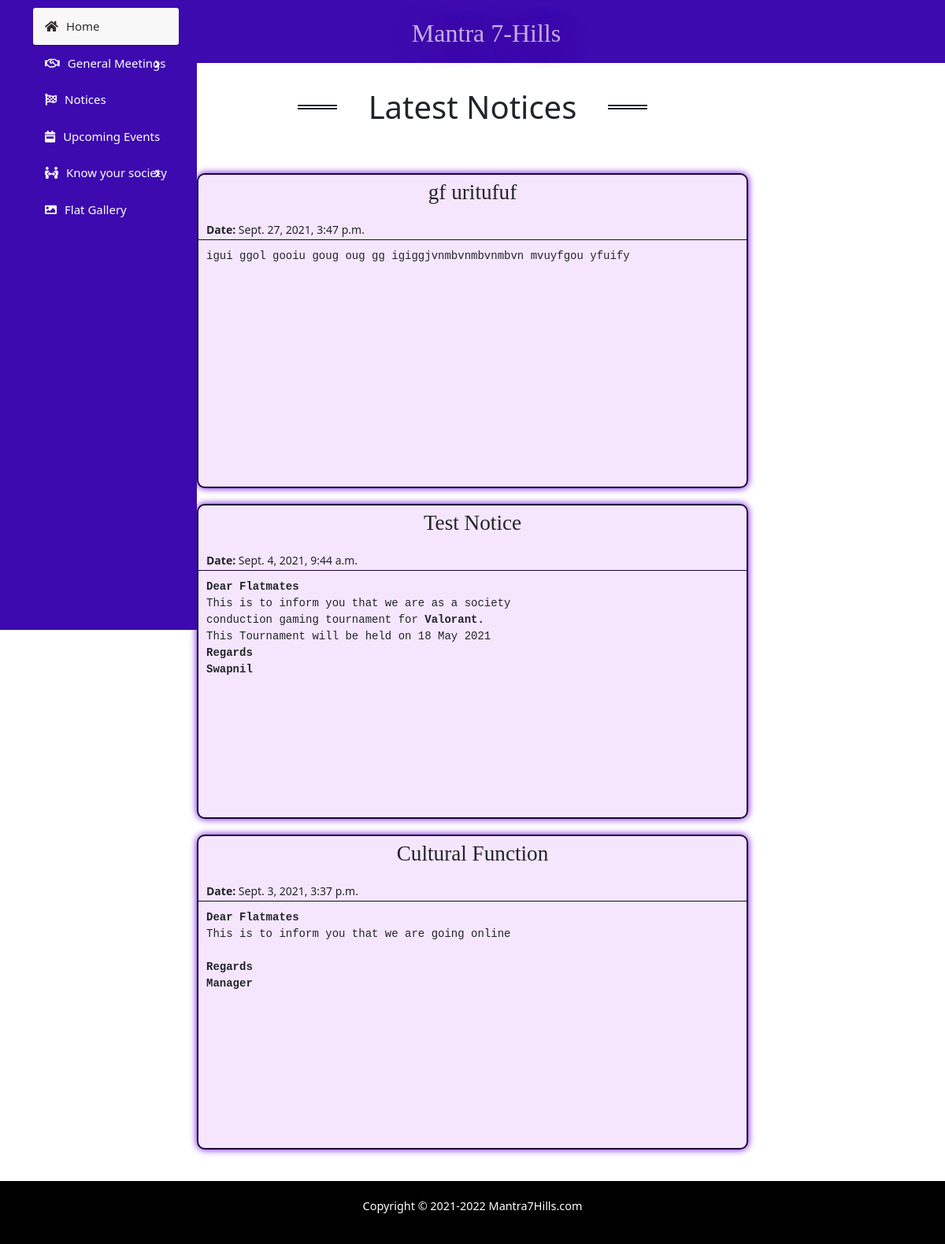
The page /notices/ on the database as committed earlier.
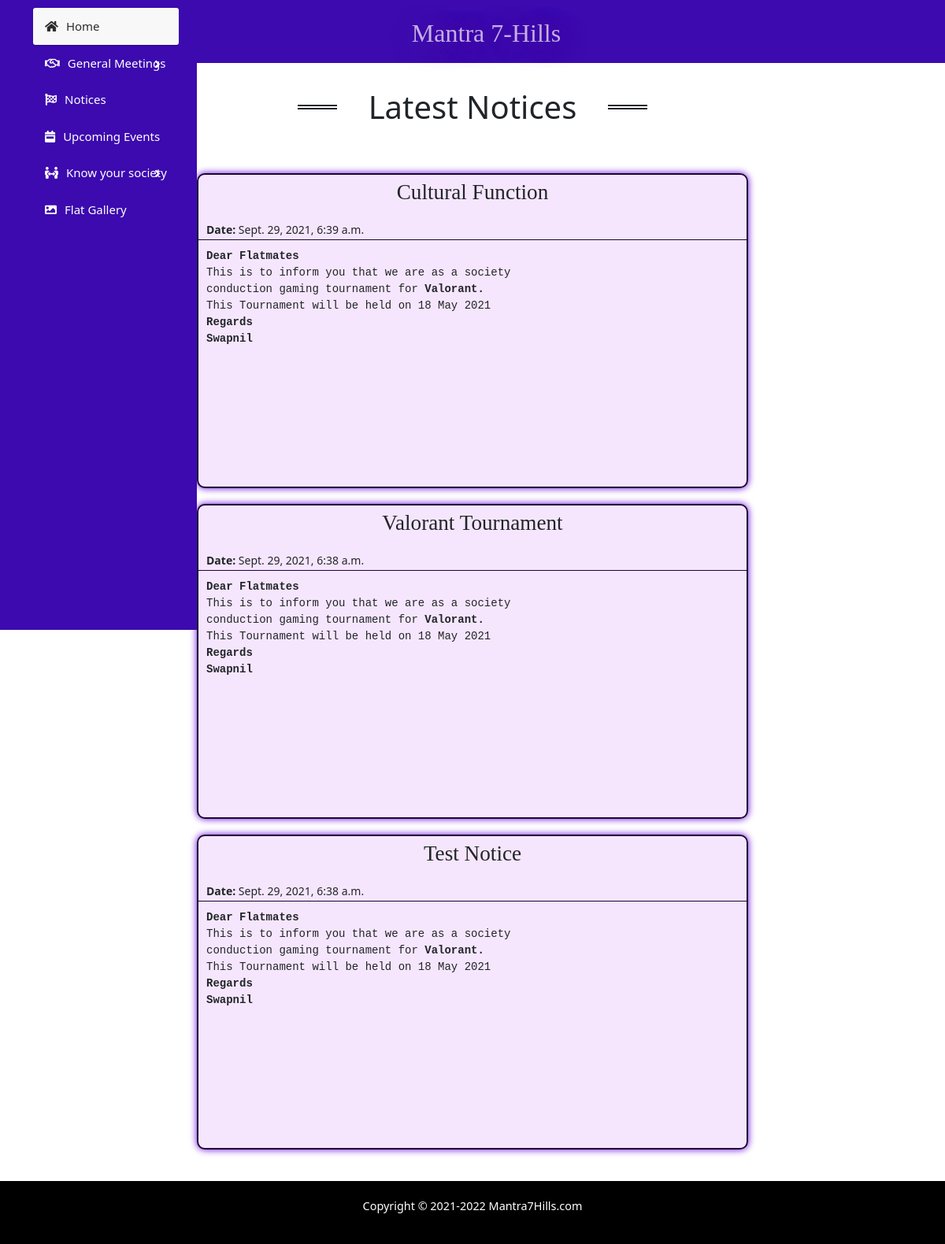
The same page on the database as committed later.
### home/models.py (models this page shows)
class Notice(models.Model):
    created_at = models.DateTimeField(auto_now_add=True)
    updated_at = models.DateTimeField(auto_now=True)
    heading = models.CharField(max_length=100)
    description = models.TextField(max_length=1000)

### home/views.py (the view)
# urls.py: path("notices/",notices,name="notices"),
def notices(request):
    notices = Notice.objects.all().order_by('-updated_at')
    if(len(notices)==0):
        messages.info(request,"no notices for now.")
        return render(request,'notices.html')
    context = {
        'notices':notices,
    }
    return render(request,'notices.html',context)

### home/templates/notices.html (shortened to what this page needs)
{%extends 'base.html'%}
{%block links%}
    {%load static%}
    <link rel="stylesheet" type="text/css"  href="{%static 'home/css/notices.css'%}">
{%endblock%}
{%block content%}
    <div class="rootNoticeCont">
        <div class="latestNotices">
            <h1>Latest Notices</h1>
        </div>
        <div class="noticeCont">
            {%for notice in notices%}
                    <div class="notice">
                        <div class="noticeHeading">
                            <p>{{notice.heading}}</p>
                            <small class="date"> <strong>Date: </strong>{{notice.updated_at}}</small>
                        </div>
                        <div class="NoticeContent">
                            <div class="noticeDesc"><pre>{{notice.description|safe}}</pre></div>
                        </div>
                    </div>
            {%endfor%}
        </div>
    </div>
{%endblock%}
{%block javascript%}
{%load static%}
{%endblock%}

Rows that differ between the two databases and show on the page:
changed Notice "Cultural Function": updated_at "Sept. 3, 2021, 3:37 p.m." → "Sept. 29, 2021, 6:39 a.m."; description "Dear Flatmates This is to inform you that we are going online Regards Manager" → "…you that we are as a society conduction gaming tournament for Valorant. This Tournament will be held on 18 May 2021 Regards Swapnil"; moves up the list
changed Notice: heading "gf uritufuf" → "Valorant Tournament"; updated_at "Sept. 27, 2021, 3:47 p.m." → "Sept. 29, 2021, 6:38 a.m."; description "igui ggol gooiu goug oug gg igiggjvnmbvnmbvnmbvn mvuyfgou yfuify" → "Dear Flatmates This is to inform you that we are as a society conduction gaming tournament for Valorant. This Tournament will be held on 18 May 2021 Regards Swapnil"
changed Notice "Test Notice": updated_at "Sept. 4, 2021, 9:44 a.m." → "Sept. 29, 2021, 6:38 a.m."
